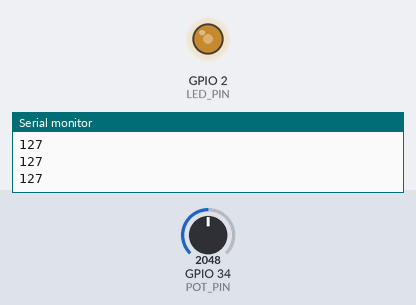
The sketch below on a simulated ESP32. On the bench: output pins drawn as LEDs (lit = HIGH), the last lines printed to the serial monitor. The inputs (shaded band) are chosen by the test bench; at power-on: GPIO 34 (POT_PIN) = 2048.

Above: at 1.2 s.
1.3 s: GPIO 34 (POT_PIN) set to 2866
At 2.3 s:
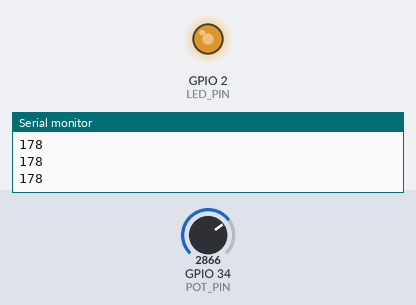
2.8 s: GPIO 34 (POT_PIN) set to 3603
At 3.6 s:
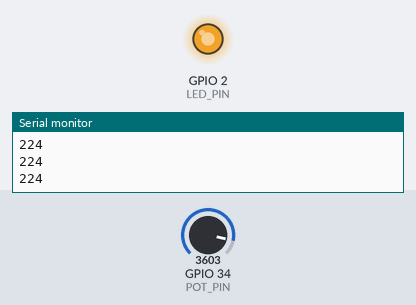
4.3 s: GPIO 34 (POT_PIN) set to 491
At 5.0 s:
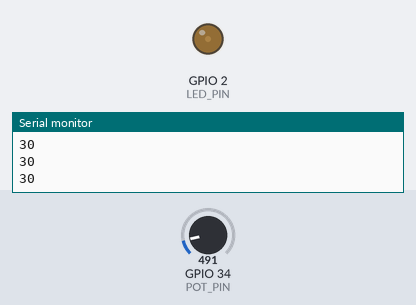
5.8 s: GPIO 34 (POT_PIN) set to 0
At 6.3 s:
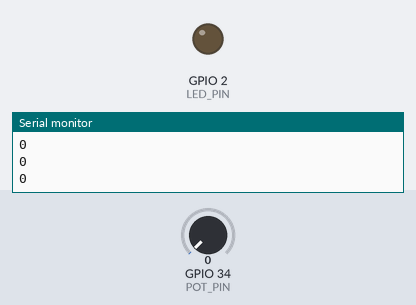
7.3 s: GPIO 34 (POT_PIN) set to 2047
At 7.6 s:
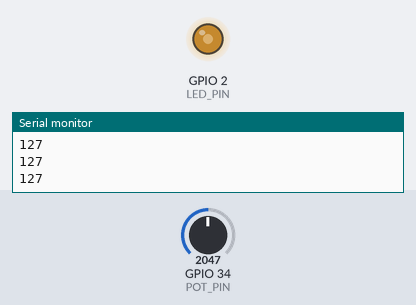
Timing chart, 0 to 9.8 s (numbered marks = the images above; inputs shaded):
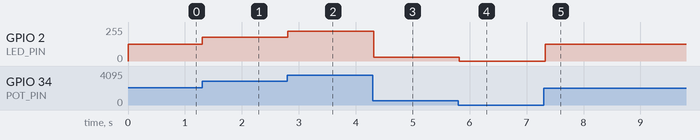

Measured:
- after the input at 1.3 s, GPIO 2 (LED_PIN): 127/255 → 177/255 at once
- after the input at 2.8 s, GPIO 2 (LED_PIN): 177/255 → 223/255 at once
- after the input at 4.3 s, GPIO 2 (LED_PIN): 223/255 → 30/255 at once
- after the input at 5.8 s, GPIO 2 (LED_PIN): 30/255 → 0/255 at once
- after the input at 7.3 s, GPIO 2 (LED_PIN): 0/255 → 127/255 at once

The sketch:

pwm_dimmer.ino
```cpp
// WHY: Teaches analog input and PWM brightness control on ESP32.
// A potentiometer gives a voltage the ESP32 reads as a 12-bit number (0..4095).
// ESP32 has NO analogWrite(); instead we use the LEDC peripheral. Mapping the
// knob range to an 8-bit duty (0..255) lets you fade an LED smoothly — great
// for Serial Plotter visuals.

const int LED_PIN = 2;     // external LED + 220Ω
const int POT_PIN = 34;    // potentiometer wiper (ends to 3.3V and GND)

const int LEDC_FREQ = 5000;
const int LEDC_RES  = 8;    // 8-bit resolution -> duty 0..255

void setup() {
  Serial.begin(115200);
  // ESP32 PWM setup (DO NOT use analogWrite on ESP32).
  // Core 3.x API: ledcAttach(pin, freq, resolution) replaces the old
  // ledcSetup()+ledcAttachPin() pair; ledcWrite() then takes the pin directly.
  ledcAttach(LED_PIN, LEDC_FREQ, LEDC_RES);
}

void loop() {
  int raw = analogRead(POT_PIN);           // 0..4095
  int duty = map(raw, 0, 4095, 0, 255);    // scale to 0..255
  ledcWrite(LED_PIN, duty);                // set LED brightness

  Serial.println(duty);                    // plot-friendly single value
  delay(50);
}
```
